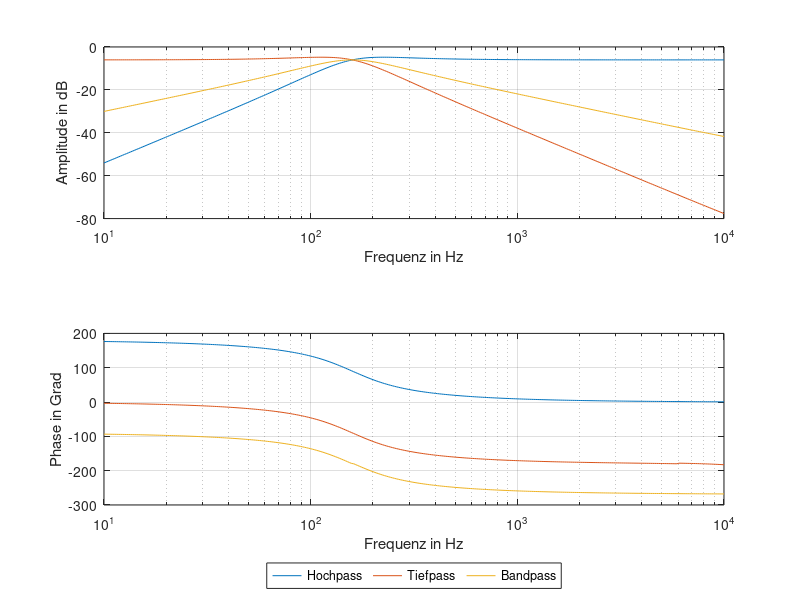
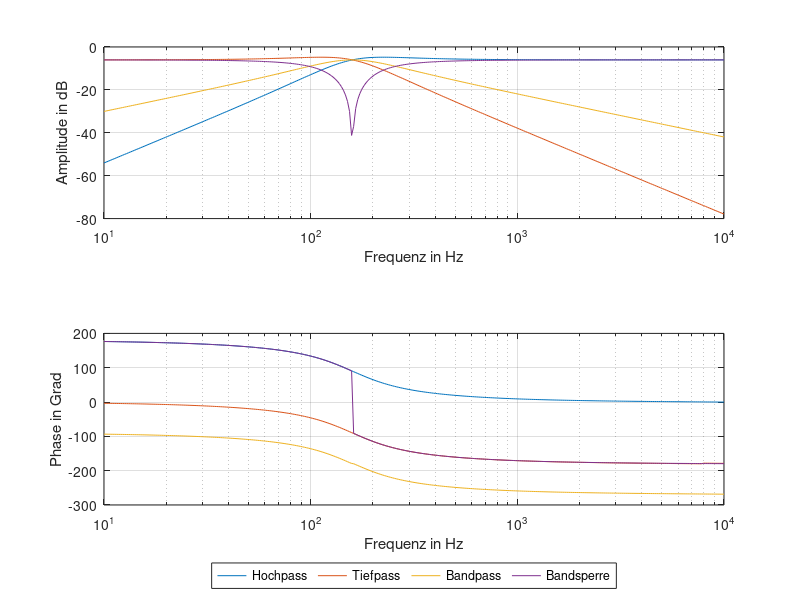
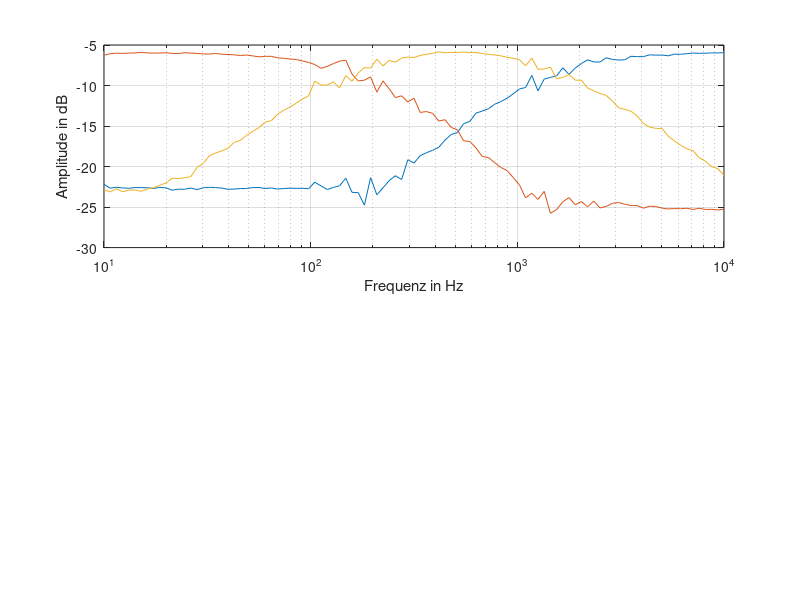

Recreate these plots in MATLAB, in order.
%%% Simulation %%%

%% Daten Simulation KHN einlesen
bode_KHN = csvread('Simulation/KHN_Simulation.csv');
f_KHN = bode_KHN(:,1);
TP_dB_KHN = bode_KHN(:,2);
TP_deg_KHN = unwrap(bode_KHN(:,3));
HP_dB_KHN = bode_KHN(:,4);
HP_deg_KHN = unwrap(bode_KHN(:,5));
BP_dB_KHN = bode_KHN(:,6);
BP_deg_KHN = unwrap(bode_KHN(:,7));

%% Daten Simulation Universalfilter einlesen
bode_universal = csvread('./Simulation/Universal_Simulation.csv');
f_universal = bode_universal(:,1);
HP_dB_universal = bode_universal(:,2);
HP_deg_universal = unwrap(bode_universal(:,3));
BP_dB_universal = bode_universal(:,4);
BP_deg_universal = unwrap(bode_universal(:,5));
TP_dB_universal = bode_universal(:,6);
TP_deg_universal = unwrap(bode_universal(:,7));
BS_dB_universal = bode_universal(:,8);
BS_deg_universal = bode_universal(:,9); 

%% KHN Bodediagramm plotten
fig1 = figure(1) % Handle erzeugen

%% Amplitudengang KHN Simulation
subplot(2,1,1);
semilogx( ...
    f_KHN,HP_dB_KHN, ...
    f_KHN,TP_dB_KHN, ...
    f_KHN,BP_dB_KHN);
grid on 
xlabel('Frequenz in Hz');
ylabel('Amplitude in dB');

% Phasengang KHN Simulation
subplot(2,1,2)
semilogx( ...
    f_KHN,HP_deg_KHN, ...
    f_KHN,TP_deg_KHN, ... 
    f_KHN,BP_deg_KHN);
grid on
xlabel('Frequenz in Hz');
ylabel('Phase in Grad');
legend('Hochpass','Tiefpass','Bandpass', 'Location', 'southoutside','Orientation','horizontal');


%% Universalfilter Bodediagramm plotten
fig2 = figure(2)

%% Amplitudengang Universalfilter
subplot(2,1,1);
semilogx( ...
    f_universal,HP_dB_universal, ...
    f_universal,TP_dB_universal, ... 
    f_universal,BP_dB_universal, ...
    f_universal,BS_dB_universal);
grid on
xlabel('Frequenz in Hz');
ylabel('Amplitude in dB');

% Phasengang Universal
subplot(2,1,2)
semilogx( ...
    f_universal,HP_deg_universal, ... 
    f_universal,TP_deg_universal, ... 
    f_universal,BP_deg_universal, ...
    f_universal,BS_deg_universal);
grid on
xlabel('Frequenz in Hz');
ylabel('Phase in Grad');
legend('Hochpass','Tiefpass','Bandpass','Bandsperre', 'Location', 'southoutside','Orientation','horizontal');


%%% Messung KHN %%%
%% http://elie1redpi.fk4.hs-bremen.de/scpi_manager/#

Messung_BP = csvread('./Messung_KHN/RedPitaya/Bandpass.csv');
Messung_HP = csvread('./Messung_KHN/RedPitaya/Hochpass.csv');
Messung_TP = csvread('./Messung_KHN/RedPitaya/Tiefpass.csv');

f_BP = Messung_BP(:,1);
BP_dB_Messung = Messung_BP(:,3);

f_HP = Messung_HP(:,1);
HP_dB_Messung = Messung_HP(:,3);

f_TP = Messung_TP(:,1);
TP_dB_Messung = Messung_TP(:,3);

fig3 = figure(3)

% Amplitudengang KHN Messung
subplot(2,1,1);
semilogx( ... 
    f_HP,HP_dB_Messung, ... 
    f_TP,TP_dB_Messung, ... 
    f_BP,BP_dB_Messung);
grid on
xlabel('Frequenz in Hz');
ylabel('Amplitude in dB');

%{
% Phasengang KHN Simulation
subplot(2,1,2)
semilogx(f_HP,HP_deg_Messung,'g');
hold on;
grid on;
semilogx(f_TP,TP_deg_Messung,'r');
semilogx(f_BP,BP_deg_Messung,'b');
xlabel('Frequenz in Hz');
ylabel('Phase in Grad');
legend('Hochpass','Bandpass','Tiefpass', 'Location', 'southoutside','Orientation','horizontal');
%}


